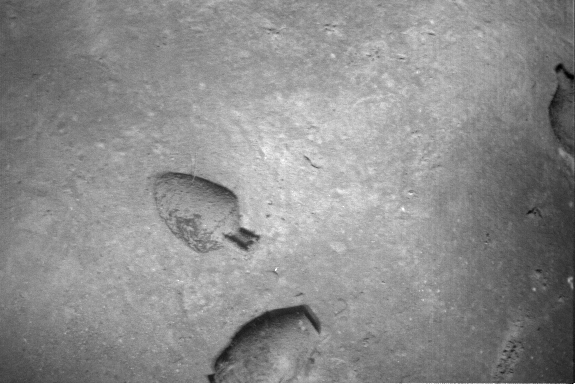
#> input picture HW3/6Images/1.tif, 576 x 384 px; the run also reads 4 pictures not shown here
$ jupyter execute --allow-errors hw3.ipynb
#> lines starting #> are read from the running program, lines starting #| are printed output that depends on the picture; after the words box and inside, x2 and y2 are one past the last pixel; in counts of white or black regions, pixels touching at a corner belong together
### HW3, Jordan Gittleman

[cell 1]
import os
import cv2
import matplotlib
import numpy as np
import matplotlib.pyplot as plt
from collections import namedtuple
import math
import gtsam
import gtsam.utils.plot
import itertools

[cell 2]
siftPts = namedtuple('siftPts', 'k d')
def siftDC(img):
    img=cv2.cvtColor(img, cv2.COLOR_RGB2GRAY)
    clahe = cv2.createCLAHE(clipLimit=2.0, tileGridSize=(8, 8))
    img = clahe.apply(img)
    # take in source and destinatition photos and outputs sift detected key points and computed descriptors as an array
    sift = cv2.SIFT_create(nfeatures=4000,
                                   nOctaveLayers=6,
                                   contrastThreshold=0.025,
                                   sigma=1.5) #create our detector
    keypoints, descriptors = sift.detectAndCompute(img,None) # detect keypoints and compute descriptors

    return siftPts(keypoints,descriptors)

[cell 3]
orbPts = namedtuple('orbPts', 'k d')
# [9 lines left out: function orbDC, not called in this run]

[cell 4]
def matchMaker(d1,d2,pts):
    # takes in keypoints and descriptors for two images and returns a sorted index of matches using bfmatcher
    # bf = cv2.BFMatcher(cv2.NORM_L2, crossCheck=True)

    # matches = bf.match(d1,d2)
    # matches = sorted(matches, key = lambda x:x.distance)

    # BFMatcher with default params
    bf = cv2.BFMatcher()
    matches = bf.knnMatch(d1,d2, k=2)


    # Apply ratio test
    good = []
    goodmatch = 0
    ratio = 0.1
    while goodmatch <= pts:
        for m in matches:
            if m[0].distance < ratio*m[1].distance:
                good.append(m[0])
                goodmatch +=1
        ratio += .1

    good = sorted(good, key = lambda x:x.distance)

    return matches, good

[cell 5]
# [20 lines left out: function getH, not called in this run]

[cell 6]
# try with RANSAC

def getHRANSAC(dest_kp, src_kp,matches,good): # fortunately, I do SVD in part 2a so we just need to import that code
    #and modify for use with keypoints

    dest = np.array([dest_kp[mat.queryIdx].pt for mat in good])
    src = np.array([src_kp[mat.trainIdx].pt for mat in good])
    p = np.array([0,0,0,0,0,0,0,0,1])

    # H, mask=cv2.findHomography(src, dest, cv2.RANSAC,confidence=0.997)
    H=cv2.estimateAffinePartial2D(src,dest) # modification to do a rigid transformation, we can only make this assumption due to the planar nature of this data
    H=H[0]
    scale = math.sqrt(H[0,0]**2 + H[0,1]**2)
    H[0,:] /=scale
    H[1,:] /=scale
    H=np.vstack((H,[0,0,1]))
    # print(H)

    # print(H)
    return H

[cell 7]
# [25 lines left out: function shifter, not called in this run]

[cell 8]
def sticher(warps: list,dim,blend=True,scale=1):
    dest = warps[0]
    dest = cv2.resize(dest, (0,0), fx=scale, fy=scale)
    if blend == True:
        for ind in range(1,len(warps)):
            warps[ind] = cv2.resize(warps[ind], (0,0), fx=scale, fy=scale)
            out_mask=np.any(warps[ind],2)
            out_mask=np.repeat(out_mask[:,:,np.newaxis], 3, axis=2)
            out_dest_mask=np.any(dest,2)
            out_dest_mask=np.repeat(out_dest_mask[:,:,np.newaxis], 3, axis=2)
            mask_result=np.bitwise_and(out_mask,out_dest_mask).astype("uint8")


            result = cv2.addWeighted(warps[ind], 0.5, dest, 0.5, 0)#create our blend

            mask_result=(cv2.cvtColor(mask_result, cv2.COLOR_BGR2GRAY))

            output=cv2.bitwise_and(result,result,mask=mask_result)
            result=cv2.subtract(result,output)
            result=cv2.add(result,result)
            dest = cv2.add(output, result)

    else:

        for ind in range(1,len(warps)):
            warps[ind] = cv2.resize(warps[ind], (0,0), fx=scale, fy=scale)

            out_mask=np.any(warps[ind],2)
            out_mask=np.repeat(out_mask[:,:,np.newaxis], 3, axis=2)
            out_dest_mask=np.any(dest,2)
            out_dest_mask=np.repeat(out_dest_mask[:,:,np.newaxis], 3, axis=2)
            mask_result=np.bitwise_and(out_mask,out_dest_mask).astype("uint8")


            mask_result=(cv2.cvtColor(mask_result, cv2.COLOR_BGR2GRAY))

            output=cv2.bitwise_and(dest,dest,mask=mask_result)
            result=cv2.subtract(dest,output)
            dest = cv2.add(warps[ind], result)


    return dest

[cell 9]
Point = namedtuple('Point', 'x y')
def dimFind(Panorama: dict):
    transPts=[]
    for part in Panorama["panopart"]:
        img1=part["img"]
        H1=part["H"]
        h1,w1 = img1.shape[:2] #grab height and width from input image
        pts1 = (Point(0,0),Point(0,h1),Point(w1,h1),Point(w1,0)) #create an array of just the corners in order top left, top right, bottom left, bottom right

        for pt in pts1:

            transPts.append(np.matmul(H1,np.array([pt[0],pt[1],1]))) #matmul the corners by the homography

    #this little x_min/max section was inspired by the great Xavier Hubbard
    x_min = min(pt[0]/pt[2] for pt in transPts)
    x_max = max(pt[0]/pt[2] for pt in transPts)
    #doing the same for y, I think it makes the pano look worse though...
    y_min = min(pt[1]/pt[2] for pt in transPts)
    y_max = max(pt[1]/pt[2] for pt in transPts)


    if x_min <0:
        x_shift = abs(x_min)

    elif x_min >0:
        x_shift = 0

    else:
        x_shift=0

    if y_min <0:
        y_shift = abs(y_min)

    elif y_min >0:
        y_shift = 0
    else:
        y_shift=0

    transH = np.array([[1,0,np.ceil(x_shift)],[0,1,np.ceil(y_shift)],[0,0,1]])
    dim = (int(x_max+x_shift*1.2),int(y_max+y_shift*1.2))
    return dim, transH

[cell 10]
def warper(Panorama: dict):
    warps=[]
    for panopart in Panorama["panopart"]:
        warps.append(cv2.warpPerspective(panopart["img"],panopart["H"],Panorama["canvas"],flags=cv2.INTER_NEAREST))

    return warps

[cell 11]
def mainfunc(image_paths,RANSAC=True,sift=True,matchpts=50):
    # iterates through image pairs and finds homographies, storing them in the main panorama dict object
    Panorama = {"panopart":[]}
    H = np.eye(3)
    for image in image_paths:
        img = cv2.imread(image)
        img=cv2.cvtColor(img, cv2.COLOR_BGR2RGB)
        img = cv2.resize(img, (0,0), fx=1, fy=1)
        Panorama["panopart"].append({"img":img,"H":H})
    # next, lets use our existing feature detector to calculate homographies for each image as well as shift the entire set for -x shifts
    # as well as relating all secondary neighbors of our central image back to the center image (composite homographies)
    middle = int(len(Panorama["panopart"])/2)
    end = int(len(Panorama["panopart"])-1)
    # for ind in range(middle,0,-1): #iterating one direction (doesnt matter which)
    for ind in range(0,end): #iterating one direction (doesnt matter which)
        im1=Panorama["panopart"][ind]["img"]
        im2=Panorama["panopart"][ind+1]["img"]
        if sift:
            im1fts=siftDC(im1)
            im2fts=siftDC(im2)
        else:
            im1fts=orbDC(im1)
            im2fts=orbDC(im2)
        (match12,good)=matchMaker(im1fts.d,im2fts.d,matchpts)
        if RANSAC:
            Hr = getHRANSAC(im1fts.k,im2fts.k,match12,good)
        else:
            Hr = getH(im1fts.k,im2fts.k,match12,good)
        Panorama["panopart"][ind+1]["H"] = np.matmul(Panorama["panopart"][ind]["H"],Hr) #compositing homography back to the previous one, done iteratively this creates a chain that puts an arbitrary amount of neighbors back to the center image

    Panorama['canvas'],transH = dimFind(Panorama) #get the final dimension of our output window as well as the translation needed to put all images onto the positive quadrent
    for panopart in Panorama["panopart"]: #
        panopart["H"] = np.matmul(transH,panopart["H"]) #apply transaltion to all homographies
    warps = warper(Panorama) #warp the images
    panoFinal=sticher(warps,Panorama["canvas"]) #blend images together
    return panoFinal

That worked super well! now lets try with some harder images...

Nice. this is a pretty great success! lets also see what these look like with/without RANSAC for both SIFT and ORB

[cell 12]
# image_paths=['6images/1.tif','6images/2.tif','6images/3.tif','6images/4.tif','6images/5.tif','6images/6.tif']
p1=['6Images/1.tif','6Images/2.tif']
p2=['6Images/2.tif','6Images/3.tif']
p3=['6Images/3.tif','6Images/4.tif']
p4=['6Images/4.tif','6Images/5.tif']
p5=['6Images/5.tif','6Images/6.tif']
p6=['6Images/1.tif','6Images/3.tif']
p7=['6Images/2.tif','6Images/4.tif']
p8=['6Images/3.tif','6Images/5.tif']
p9=['6Images/4.tif','6Images/6.tif']
p10=['6Images/2.tif','6Images/6.tif']
p11=['6Images/1.tif','6Images/2.tif','6Images/3.tif','6Images/4.tif','6Images/5.tif','6Images/6.tif']

figure, ax = plt.subplots(5, 2, figsize=(32, 16))
pts=2000
ax[0,0].imshow(mainfunc(p1,matchpts=pts))
#> in mainfunc, img is the input picture: shape (384, 576, 3); min 0, max 255, mean 140.8
#> the loop in mainfunc, `for ind in range(0,end):` made 1 pass
#> (matches in matchMaker, match12, good, scale in getHRANSAC, Hr) on pass 1: (4000 matches, 4000 matches, 5715 matches, 0.986, [[1, 0.0162, -6.04], [-0.0162, 1, 131.4], [0, 0, 1]])
#> after the loop in mainfunc, `for ind in range(0,end):`: Panorama = 1 item
#> the loop in dimFind, `for part in Panorama["panopart"]:` made 2 passes
#> (H1, h1, w1, pts1) on passes 1 to 2: ([[1, 0, 0], [0, 1, 0], [0, 0, 1]], 384, 576, ((0, 0), (0, 384), (576, 384), (576, 0))), ([[1, 0.0162, -6.04], [-0.0162, 1, 131.4], [0, 0, 1]], 384, 576, ((0, 0), (0, 384), (576, 384), (576, 0)))
#> after the loop in dimFind, `for part in Panorama["panopart"]:`: transPts = [[0, 0, 1], [0, 384, 1], [576, 384, 1], [576, 0, 1], [-6.04, 131.4, 1], [0.166, 515.3, 1], [576.1, 506, 1], [569.9, 122.1, 1]]
#> in dimFind, `x_min = min(pt[0]/pt[2] for pt in transPts)`: x_min = -6.04
#> in dimFind, `x_max = max(pt[0]/pt[2] for pt in transPts)`: x_max = 576.1
#> in dimFind, `y_min = min(pt[1]/pt[2] for pt in transPts)`: y_min = 0
#> in dimFind, `y_max = max(pt[1]/pt[2] for pt in transPts)`: y_max = 515.3
#> in dimFind, `x_shift = abs(x_min)`: x_shift = 6.04
#> in dimFind, `transH = np.array([[1,0,np.ceil(x_shift)],[0,1,np.ceil(y_shift)],[0,0,..`: transH = [[1, 0, 7], [0, 1, 0], [0, 0, 1]]
#> in dimFind, `dim = (int(x_max+x_shift*1.2),int(y_max+y_shift*1.2))`: dim = (583, 515)
#> in mainfunc, `Panorama['canvas'],transH = dimFind(Panorama)`: transH = [[1, 0, 7], [0, 1, 0], [0, 0, 1]]
#> the loop in mainfunc, `for panopart in Panorama["panopart"]:` made 2 passes
#> the loop in warper, `for panopart in Panorama["panopart"]:` made 2 passes
#> after the loop in warper, `for panopart in Panorama["panopart"]:`: warps = 2 items
#> the loop in sticher, `for ind in range(1,len(warps)):` made 1 pass
#> pass 1, in sticher, `out_mask=np.any(warps[ind],2)`:
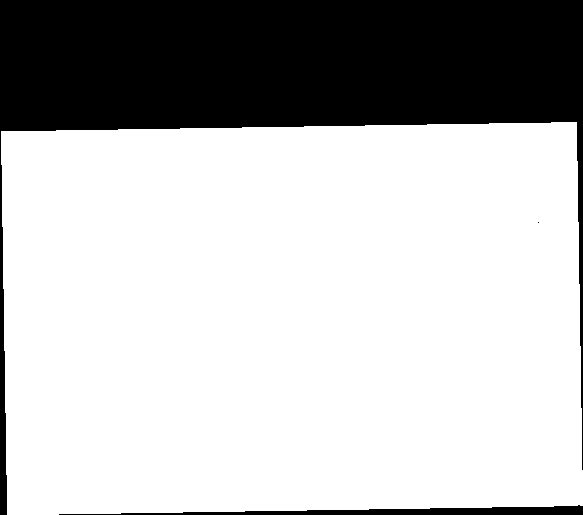
#> out_mask: shape (515, 583) bool; 73.7% white; 3 black regions (1 under 20 px), largest, box (x1, y1, x2, y2) and area: (0, 0, 583, 515) 76571, (59, 505, 583, 515) 2489
ax[0,1].imshow(mainfunc(p6,matchpts=pts))
#> the loop in mainfunc (call 2), `for ind in range(0,end):` made 1 pass
#> (matches in matchMaker, match12, good, p in getHRANSAC, scale in getHRANSAC, Hr) on pass 1: (4000 matches, 4000 matches, 4666 matches, [0, 0, 0, 0, 0, 0, 0, 0, 1], 0.984, [[1, 0.0199, -27.66], [-0.0199, 1, 263.9], [0, 0, 1]])
#> pass 1, in siftDC (call 4), `img = clahe.apply(img)`:
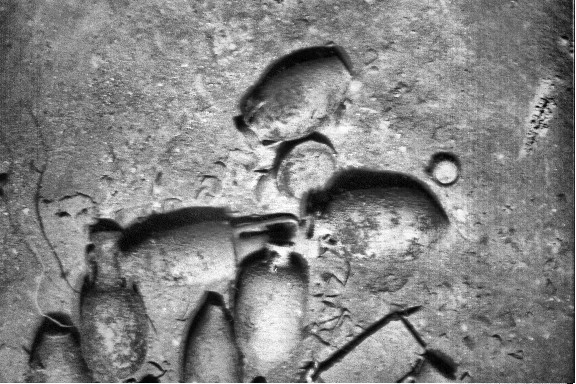
#> img: shape (384, 576); min 0, max 255, mean 131.2
#> the loop in dimFind (call 2), `for part in Panorama["panopart"]:` made 2 passes
#> (H1, h1, w1, pts1) on passes 1 to 2: ([[1, 0, 0], [0, 1, 0], [0, 0, 1]], 384, 576, ((0, 0), (0, 384), (576, 384), (576, 0))), ([[1, 0.0199, -27.66], [-0.0199, 1, 263.9], [0, 0, 1]], 384, 576, ((0, 0), (0, 384), (576, 384), (576, 0)))
#> the loop in mainfunc (call 2), `for panopart in Panorama["panopart"]:` made 2 passes
#> the loop in warper (call 2), `for panopart in Panorama["panopart"]:` made 2 passes
#> call 2 of sticher, with dim = (609, 647), blend = True, scale = 1
#> the loop in sticher (call 2), `for ind in range(1,len(warps)):` made 1 pass
#> after the loop in sticher (call 2), `for ind in range(1,len(warps)):`:
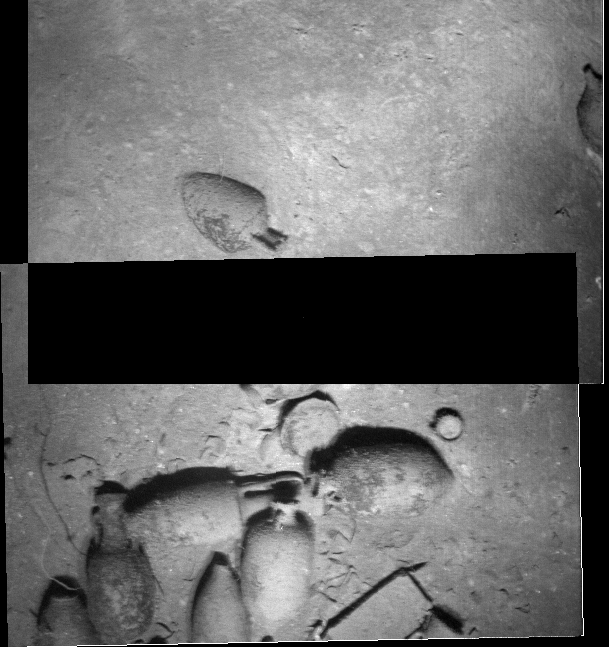
#> result: shape (647, 609, 3); min 0, max 255, mean 103.7
ax[1,0].imshow(mainfunc(p2,matchpts=pts))
#> call 3 of sticher, with dim = (605, 514), blend = True, scale = 1
#> the loop in sticher (call 3), `for ind in range(1,len(warps)):` made 1 pass
#> after the loop in sticher (call 3), `for ind in range(1,len(warps)):`:
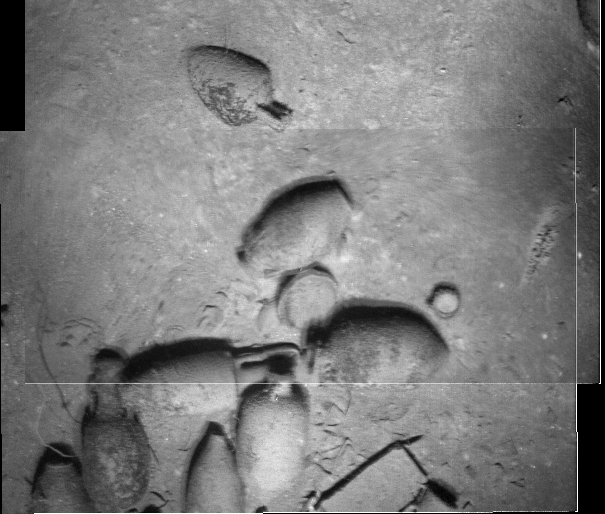
#> dest: shape (514, 605, 3); min 0, max 255, mean 124.5
#> after the loop in sticher (call 3), `for ind in range(1,len(warps)):`:
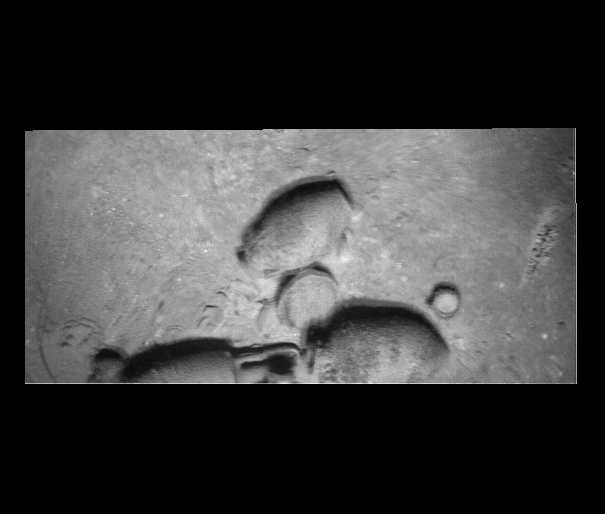
#> output: shape (514, 605, 3); min 0, max 250, mean 60
#> after the loop in sticher (call 3), `for ind in range(1,len(warps)):`:
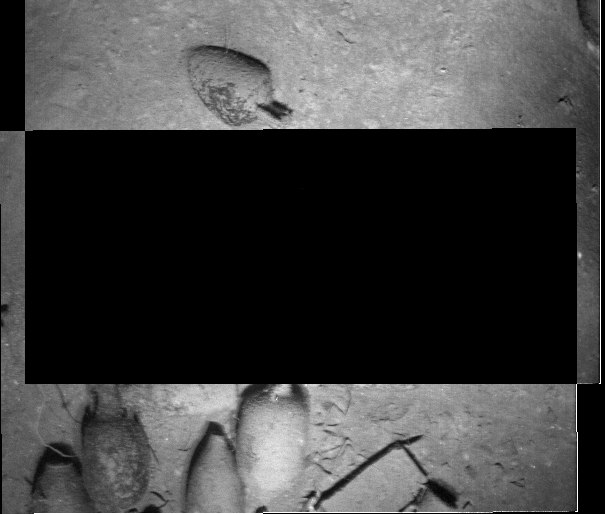
#> result: shape (514, 605, 3); min 0, max 255, mean 64.4
ax[1,1].imshow(mainfunc(p7,matchpts=pts))
#> the loop in mainfunc (call 4), `for ind in range(0,end):` made 1 pass
#> (matches in matchMaker, match12, good, p in getHRANSAC, H in getHRANSAC, scale in getHRANSAC) on pass 1: (4000 matches, 4000 matches, 4516 matches, [0, 0, 0, 0, 0, 0, 0, 0, 1], [[0.951, -0.0534, -347.6], [0.0534, 0.951, 180.3]], 0.953)
#> pass 1, in siftDC (call 8), `img = clahe.apply(img)`:
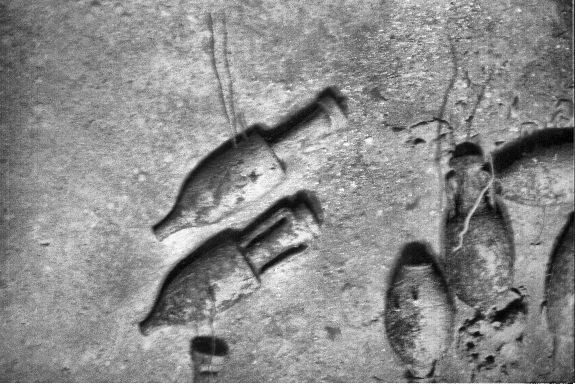
#> img: shape (384, 576); min 1, max 255, mean 139.7
#> call 4 of sticher, with dim = (1039, 604), blend = True, scale = 1
#> the loop in sticher (call 4), `for ind in range(1,len(warps)):` made 1 pass
#> after the loop in sticher (call 4), `for ind in range(1,len(warps)):`:
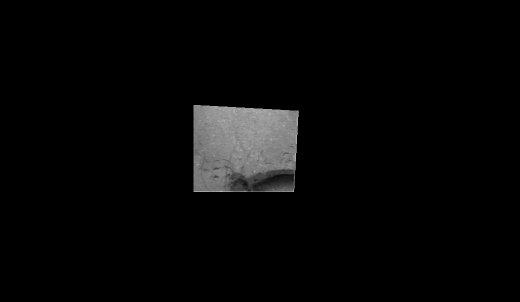
#> output: shape (604, 1039, 3) (shown at 1/2 size); min 0, max 255, mean 6.9
#> after the loop in sticher (call 4), `for ind in range(1,len(warps)):`:
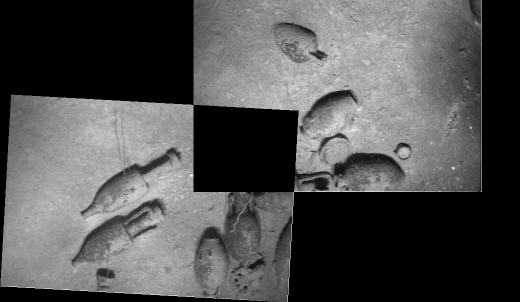
#> result: shape (604, 1039, 3) (shown at 1/2 size); min 0, max 255, mean 81.3
ax[2,0].imshow(mainfunc(p3,matchpts=pts))
#> the loop in sticher (call 5), `for ind in range(1,len(warps)):` made 1 pass
#> pass 1, in sticher (call 5), `out_dest_mask=np.any(dest,2)`:
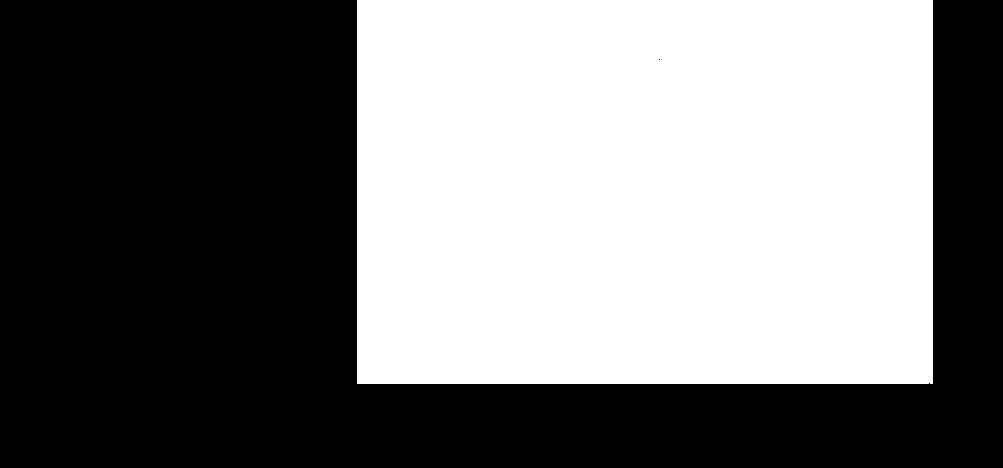
#> out_dest_mask: shape (468, 1003) bool; 47.1% white; 1 white region, box (x1, y1, x2, y2) and area: (357, 0, 933, 384) 221182
ax[2,1].imshow(mainfunc(p8,matchpts=pts))
ax[3,0].imshow(mainfunc(p4,matchpts=pts))
ax[3,1].imshow(mainfunc(p9,matchpts=pts))
ax[4,0].imshow(mainfunc(p5,matchpts=pts))
ax[4,1].imshow(mainfunc(p10,matchpts=pts))

# ax[3].imshow(mainfunc(image_paths,matchpts=150))
# ax[4].imshow(mainfunc(image_paths,sift=False,matchpts=150))

[cell 13]
plt.figure(figsize=(16,16))
plt.imshow(mainfunc(p11,matchpts=pts))

Using a combo of sift + CLAHE yeilds some good stitches even with less overlap images...

Part 2. Go around the entire loop of 6 images and set up the problem by outputting vertices and edges in terms of a factor graph. Images that you manage to register in part (b) above can be thought of as loop closure events.

Justify your choice of the covariance (and thus information) matrix that you use for each edge. Once you have completed the loop run a GTSAM script on the output vertices and edges and see how that
(a) Affects the location of individual image centers - your "odometry" (make a plot before and after optimization)
(b) Plot the covariances for each measurement before and after optimization

To start thinking of this problem as a factor graph, we need to set some basic asumptions in the construction of our graph.

the following code is heavily inspired by ZZ

[cell 14]
# Lets start by making a function to load in our images and detect features, storing what we find for later
Graphbin = namedtuple('Graphbin', 'im pts')
def gtloader(folder, SIFT=True):
    im_paths = []
    for file in os.listdir(folder):
        if ".tif" in file:
            im_paths.append(os.path.join(folder,file))

            # print(im_paths)
        im_paths.sort()

    # now lets find features for each image and put them in a list
    imgsAndPts=[]

    for image in im_paths:
        img = cv2.imread(image)
        img=cv2.cvtColor(img, cv2.COLOR_BGR2RGB)
        img = cv2.resize(img, (0,0), fx=1, fy=1)
        if SIFT == True:
            imgsAndPts.append(Graphbin(img,siftDC(img)))
        else:
            imgsAndPts.append(Graphbin(img,orbDC(img)))

    # im_height, im_width = ims[0].shape[:2]
    # # get center point of image, this is our "pose"
    # cam_matrix = np.array([[1, 0, im_width/2],
    #                       [0, 1, im_height/2],
    #                       [0, 0, 1]])

    return imgsAndPts

noise is made between each image and is scalled by the amount of good matches, meaning, more matches equals less noise and higher certainty of a correspondance

[cell 15]
# finding matches and noise
# [11 lines left out: function noisyMatch, not called in this run]

[cell 16]
def get_gtsam_pose2(affine_matrix):
    return gtsam.Pose2(affine_matrix[0, -1], affine_matrix[1, -1],
                       np.arctan2(affine_matrix[1, 0], affine_matrix[0, 0]))

[cell 17]
# [16 lines left out: function gtinit, not called in this run]

[cell 18]
def gtbuild(folder,SIFT=True):
    imgsAndPts = gtloader(folder,SIFT)

    prior_noise = gtsam.noiseModel.Diagonal.Sigmas(np.array([10, 10, np.deg2rad(10)])) # diagonal noise model, 10 is arbitrary
    initial = gtsam.Values()

    graph = gtsam.NonlinearFactorGraph()
    im_height, im_width = (imgsAndPts[0].im).shape[:2]
    # get center point of image, this is our "pose", dont actually end up using this.
    cam_matrix = np.array([[1, 0, im_width/2],
                          [0, 1, im_height/2],
                          [0, 0, 1]])

    graph.add(gtsam.PriorFactorPose2(0, gtsam.Pose2( #
        im_width/2, im_height/2, 0), prior_noise))


    total_affine_matrix, initial = gtinit(imgsAndPts,initial)

    for srcInd, dstInd in itertools.combinations(range(len(imgsAndPts)), 2):

        if srcInd + 1 == dstInd:# of the images air neighbors, we assume match

            affine_matrix, gtsam_noise = noisyMatch(imgsAndPts[srcInd].pts, imgsAndPts[dstInd].pts)

            total_affine_matrix = affine_matrix.dot(total_affine_matrix)

            graph.add(gtsam.BetweenFactorPose2(srcInd, dstInd, #add homography + noise as pose between two points
                                            get_gtsam_pose2(affine_matrix), gtsam_noise))

        elif cv2.norm(initial.atPose2(srcInd).translation()-initial.atPose2(dstInd).translation()) < im_width*0.8:
            affine_matrix, gtsam_noise = noisyMatch(imgsAndPts[srcInd].pts, imgsAndPts[dstInd].pts)
            if type(affine_matrix) == None:
                break

            total_affine_matrix = affine_matrix.dot(total_affine_matrix)

            graph.add(gtsam.BetweenFactorPose2(srcInd, dstInd, #add homography + noise as pose between two points
                                            get_gtsam_pose2(affine_matrix), gtsam_noise))

    return graph, initial, imgsAndPts

[cell 19]
# [16 lines left out: function plot_graph, not called in this run]

#> (a cell that did not finish here is left out)

#> in siftDC (call 31), `keypoints, descriptors = sift.detectAndCompute(img,None)`: keypoints = 4000 keypoints; strongest (x, y, size): (245, 239, 16.5), (505, 351, 2.1), (569, 279, 3.8), (334, 26, 2.1)
marginals = gtsam.Marginals(graph, initial)
plot_graph(initial, graph, marginals)

#> (a cell that did not finish here is left out)

[cell 22]
# [18 lines left out: function gtimshow, not called in this run]

[cell 23]
plt.figure(figsize=(16,16))
#> (the rest of this cell did not finish here and is left out)

6 images works well! lets try now with 29 images

#> (a cell that did not finish here is left out)
